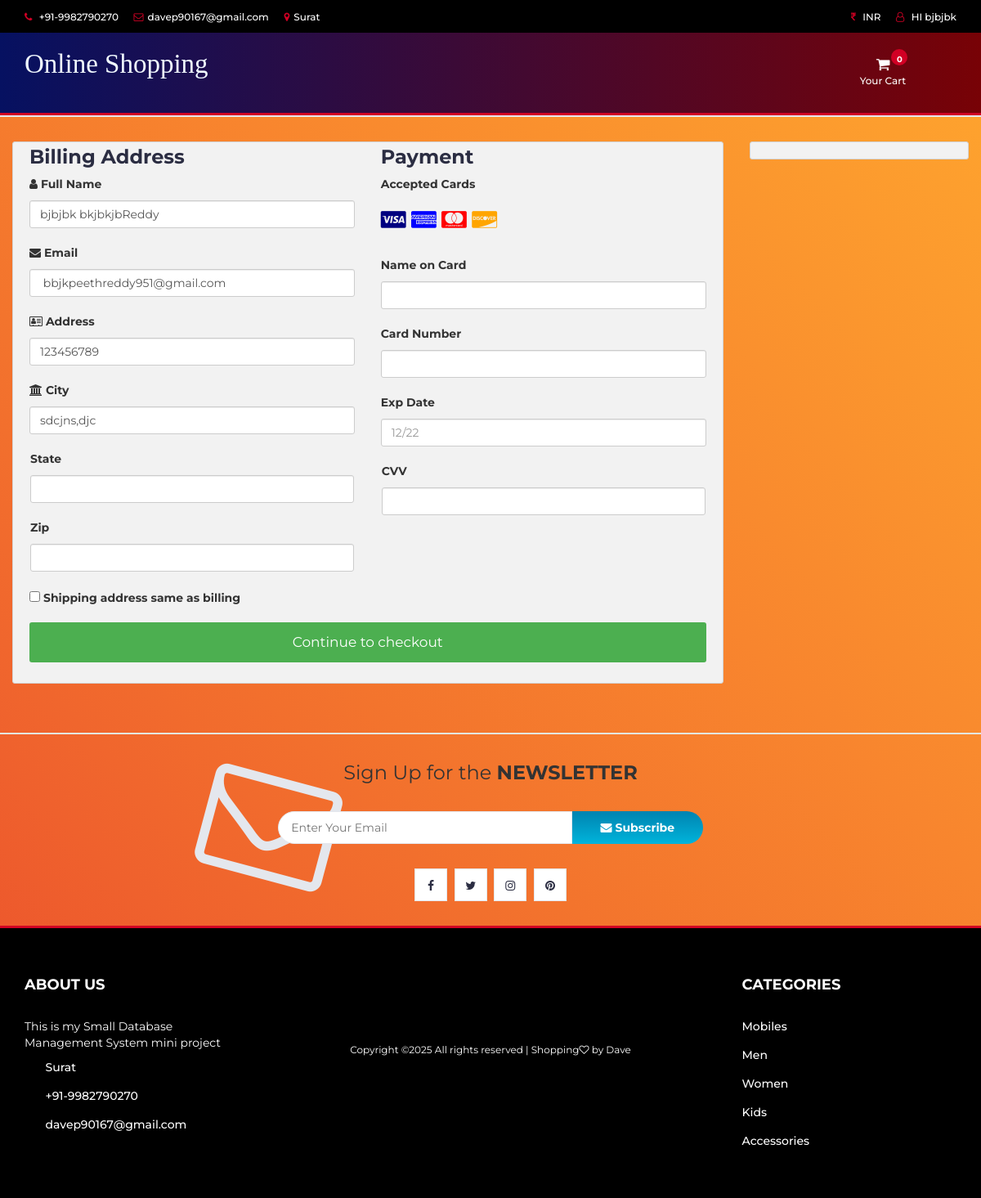
The page /checkout.php (signed in) on the database its author committed.
### tables this page shows
CREATE TABLE `user_info` (
  `user_id` int(10) NOT NULL,
  `first_name` varchar(100) NOT NULL,
  `last_name` varchar(100) NOT NULL,
  `email` varchar(300) NOT NULL,
  `password` varchar(300) NOT NULL,
  `mobile` varchar(10) NOT NULL,
  `address1` varchar(300) NOT NULL,
  `address2` varchar(11) NOT NULL
);

### checkout.php (the view, shortened to what this page needs)
<?php
include "db.php";
include "header.php";
?>
<section class="section">
	<div class="container-fluid">
		<div class="row-checkout">
		<?php
		if(isset($_SESSION["uid"])){
			$sql = "SELECT * FROM user_info WHERE user_id='$_SESSION[uid]'";
			$query = mysqli_query($con,$sql);
			$row=mysqli_fetch_array($query);
		echo'
			<div class="col-75">
				<div class="container-checkout">
				<form id="checkout_form" action="checkout_process.php" method="POST" class="was-validated">
					<div class="row-checkout">
					<div class="col-50">
						<h3>Billing Address</h3>
						<label for="fname"><i class="fa fa-user" ></i> Full Name</label>
						<input type="text" id="fname" class="form-control" name="firstname" pattern="^[a-zA-Z ]+$"  value="'.$row["first_name"].' '.$row["last_name"].'">
						<label for="email"><i class="fa fa-envelope"></i> Email</label>
						<input type="text" id="email" name="email" class="form-control" pattern="^[_a-z0-9-]+(\.[_a-z0-9-]+)*@[a-z0-9]+(\.[a-z]{2,4})$" value="'.$row["email"].'" required>
						<label for="adr"><i class="fa fa-address-card-o"></i> Address</label>
						<input type="text" id="adr" name="address" class="form-control" value="'.$row["address1"].'" required>
						<label for="city"><i class="fa fa-institution"></i> City</label>
						<input type="text" id="city" name="city" class="form-control" value="'.$row["address2"].'" pattern="^[a-zA-Z ]+$" required>
						<div class="row">
						<div class="col-50">
							<label for="state">State</label>
							<input type="text" id="state" name="state" class="form-control" pattern="^[a-zA-Z ]+$" required>
						</div>
						<div class="col-50">
							<label for="zip">Zip</label>
							<input type="text" id="zip" name="zip" class="form-control" pattern="^[0-9]{6}(?:-[0-9]{4})?$" required>
						</div>
						</div>
					</div>
					<div class="col-50">
						<h3>Payment</h3>
						<label for="fname">Accepted Cards</label>
						<div class="icon-container">
						<i class="fa fa-cc-visa" style="color:navy;"></i>
						<i class="fa fa-cc-amex" style="color:blue;"></i>
						<i class="fa fa-cc-mastercard" style="color:red;"></i>
						<i class="fa fa-cc-discover" style="color:orange;"></i>
						</div>
						<label for="cname">Name on Card</label>
						<input type="text" id="cname" name="cardname" class="form-control" pattern="^[a-zA-Z ]+$" required>
						<div class="form-group" id="card-number-field">
                        <label for="cardNumber">Card Number</label>
                        <input type="text" class="form-control" id="cardNumber" name="cardNumber" required>
                    </div>
						<label for="expdate">Exp Date</label>
						<input type="text" id="expdate" name="expdate" class="form-control" pattern="^((0[1-9])|(1[0-2]))\/(\d{2})$" placeholder="12/22"required>
						<div class="row">
						<div class="col-50">
							<div class="form-group CVV">
								<label for="cvv">CVV</label>
								<input type="text" class="form-control" name="cvv" id="cvv" required>
						</div>
						</div>
					</div>
					</div>
					</div>
					<label><input type="CHECKBOX" name="q" class="roomselect" value="conform" required> Shipping address same as billing
					</label>';
					$total=0;
					$total_count=$_POST['total_count'];
				echo'
				<input type="hidden" name="total_count" value="'.$total_count.'">
					<input type="hidden" name="total_price" value="'.$total.'">
					<input type="submit" id="submit" value="Continue to checkout" class="checkout-btn">
				</form>
				</div>
			</div>
			';
		}else{
			echo"<script>window.location.href = 'cart.php'</script>";
		}
		?>
			<div class="col-25">
				<div class="container-checkout">
				</div>
			</div>
		</div>
	</div>
</section>
		<div id="newsletter" class="section">
			<div class="container">
				<div class="row">
					<div class="col-md-12">
						<div class="newsletter">
							<p>Sign Up for the <strong>NEWSLETTER</strong></p>
							<form >
								<input class="input" type="email" placeholder="Enter Your Email">
								<button class="newsletter-btn"><i class="fa fa-envelope"></i> Subscribe</button>
							</form>
							<ul class="newsletter-follow">
								<li>
									<a href="#"><i class="fa fa-facebook"></i></a>
								</li>
								<li>
									<a href="#"><i class="fa fa-twitter"></i></a>
								</li>
								<li>
									<a href="#"><i class="fa fa-instagram"></i></a>
								</li>
								<li>
									<a href="#"><i class="fa fa-pinterest"></i></a>
								</li>
							</ul>
						</div>
					</div>
				</div>
			</div>
		</div>
<?php
include "footer.php";
?>

### header.php (shortened to what this page needs)
<!DOCTYPE html>
<html lang="en">
	<head>
		<link type="text/css" rel="stylesheet" href="css/bootstrap.min.css"/>
		<link type="text/css" rel="stylesheet" href="css/slick.css"/>
		<link type="text/css" rel="stylesheet" href="css/slick-theme.css"/>
		<link type="text/css" rel="stylesheet" href="css/nouislider.min.css"/>
		<link rel="stylesheet" href="css/font-awesome.min.css">
		<link type="text/css" rel="stylesheet" href="css/style.css"/>
		<link type="text/css" rel="stylesheet" href="css/accountbtn.css"/>
    </head>
	<body>
		<header>
			<div id="top-header">
				<div class="container">
					<ul class="header-links pull-left">
						<li><a href="#"><i class="fa fa-phone"></i> +91-9982790270</a></li>
						<li><a href="#"><i class="fa fa-envelope-o"></i>davep90167@gmail.com</a></li>
						<li><a href="#"><i class="fa fa-map-marker"></i>Surat</a></li>
					</ul>
					<ul class="header-links pull-right">
						<li><a href="#"><i class="fa fa-inr"></i> INR</a></li>
						<li><?php
                             include "db.php";
                            if(isset($_SESSION["uid"])){
                                $sql = "SELECT first_name FROM user_info WHERE user_id='$_SESSION[uid]'";
                                $query = mysqli_query($con,$sql);
                                $row=mysqli_fetch_array($query);
                                echo '
                               <div class="dropdownn">
                                  <a href="#" class="dropdownn" data-toggle="modal" data-target="#myModal" ><i class="fa fa-user-o"></i> HI '.$row["first_name"].'</a>
                                  <div class="dropdownn-content">
                                    <a href="" data-toggle="modal" data-target="#profile"><i class="fa fa-user-circle" aria-hidden="true" ></i>My Profile</a>
                                    <a href="logout.php"  ><i class="fa fa-sign-in" aria-hidden="true"></i>Log out</a>
                                  </div>
                                </div>';
                            }
                                             ?>
                                </li>
					</ul>
				</div>
			</div>
			<div id="header">
				<div class="container">
					<div class="row">
						<div class="col-md-3">
							<div class="header-logo">
								<a href="#" class="logo">
								<font style="font-style:normal; font-size: 33px;color: aliceblue;font-family: serif">
                                        Online Shopping
                                    </font>
								</a>
							</div>
						</div>
						<div class="col-md-3 clearfix">
							<div class="header-ctn">
								<div class="dropdown"  style="margin-left:600%;">
									<a class="dropdown-toggle" data-toggle="dropdown" aria-expanded="true" >
										<i class="fa fa-shopping-cart"></i>
										<span>Your Cart</span>
										<div class="badge qty">0</div>
									</a>
								</div>
							</div>
						</div>
					</div>
				</div>
			</div>
		</header>
		<nav id='navigation'>
		</nav>

### css/style.css (style rules this page uses)
body { font-family: 'Montserrat', sans-serif; font-weight: 400; background-image: linear-gradient(-134deg, #FFA62E 0%, #FB962E 20%, #F8852E 40%, #F3742D 60%, #EF612D 80%, #EA4D2C 100%); }
h1, h2, h3, h4, h5, h6 { color: #2B2D42; font-weight: 700; margin: 0 0 10px; }
a { color: #2B2D42; font-weight: 500; -webkit-transition: 0.2s color; transition: 0.2s color; }
ul, ol { margin: 0; padding: 0; list-style: none }
.input { height: 40px; padding: 0px 15px; border: 1px solid #E4E7ED; background-color: #FFF; width: 100%; }
.section { padding-top: 30px; padding-bottom: 30px; }
#top-header { padding-top: 10px; padding-bottom: 10px; background-color: #1E1F29; }
.header-links li { display: inline-block; margin-right: 15px; font-size: 12px; }
.header-links li:last-child { margin-right: 0px; }
.header-links li a { color: #FFF; }
.header-links li i { color: #D10024; margin-right: 5px; }
#header { padding-top: 15px; padding-bottom: 15px; background-image: linear-gradient(-135deg, #FF6CAB 0%, #F660BC 10%, #EC53CD 20%, #E045DE 30%, #D335EE 40%, #C323FF 50%, #B53AFF 60%, #A749FF 70%, #9854FF 80%, #865EFF 90%, #7366FF 100%); }
.header-logo { float: left; }
.header-ctn { float: right; padding: 15px 0px; }
.header-ctn>div { display: inline-block; }
.header-ctn>div>a { display: block; position: relative; width: 90px; text-align: center; color: #FFF; }
.header-ctn>div>a>i { display: block; font-size: 18px; }
.header-ctn>div>a>span { font-size: 12px; }
.header-ctn>div>a>.qty { position: absolute; right: 15px; top: -10px; width: 20px; height: 20px; line-height: 20px; text-align: center; border-radius: 50%; font-size: 10px; color: #FFF; background-color: #D10024; }
#navigation { background: #FFF; border-bottom: 2px solid #E4E7ED; border-top: 3px solid #D10024; }
#newsletter.section { border-top: 2px solid #E4E7ED; border-bottom: 3px solid #D10024; margin-top: 30px; }
.newsletter { text-align: center; }
.newsletter p { font-size: 24px; }
.newsletter form { position: relative; max-width: 520px; margin: 30px auto; }
.newsletter form:after { content: "\f003"; font-family: FontAwesome; position: absolute; font-size: 160px; color: #E4E7ED; top: 15px; -webkit-transform: translateY(-50%) rotate(15deg); -ms-transform: translateY(-50%) rotate(15deg); transform: translateY(-50%) rotate(15deg); z-index: -1; left: -90px; }
.newsletter form .input { width: calc(100% - 160px); margin-right: -4px; border-radius: 40px 0px 0px 40px; }
.newsletter form .newsletter-btn { width: 160px; height: 40px; font-weight: 700; background: #00B4DB; background: -webkit-linear-gradient(to bottom, #0083B0, #00B4DB); background: linear-gradient(to bottom, #0083B0, #00B4DB); color: #FFF; border: none; border-radius: 0px 40px 40px 0px; }
.newsletter .newsletter-follow { text-align: center; }
.newsletter .newsletter-follow li { display: inline-block; margin-right: 5px; }
.newsletter .newsletter-follow li:last-child { margin-right: 0px; }
.newsletter .newsletter-follow li a { position: relative; display: block; width: 40px; height: 40px; text-align: center; line-height: 40px; border: 1px solid #E4E7ED; background-color: #FFF; -webkit-transition: 0.2s all; transition: 0.2s all; }

### css/accountbtn.css (style rules this page uses)
.dropdownn { position: relative; display: inline-block; }

### header.php (style rules this page uses)
#navigation { background: #FF4E50; background: -webkit-linear-gradient(to right, white, white); background: linear-gradient(to right, white, white); }
#header { background: #780206; background: -webkit-linear-gradient(to right, #061161, #780206); background: linear-gradient(to right, #061161, #780206); }
#top-header { background: #870000; background: -webkit-linear-gradient(to right,black,black); background: linear-gradient(to right,black,black); }

### checkout.php (style rules this page uses)
.row-checkout { display: -ms-flexbox; display: flex; -ms-flex-wrap: wrap; flex-wrap: wrap; margin: 0 -16px; }
.col-25 { -ms-flex: 25%; flex: 25%; }
.col-50 { -ms-flex: 50%; flex: 50%; }
.col-75 { -ms-flex: 75%; flex: 75%; }
.col-25, .col-50, .col-75 { padding: 0 16px; }
.container-checkout { background-color: #f2f2f2; padding: 5px 20px 15px 20px; border: 1px solid lightgrey; border-radius: 3px; }
input[type=text] { width: 100%; margin-bottom: 20px; padding: 12px; border: 1px solid #ccc; border-radius: 3px; }
label { margin-bottom: 10px; display: block; }
.icon-container { margin-bottom: 20px; padding: 7px 0; font-size: 24px; }
.checkout-btn { background-color: #4CAF50; color: white; padding: 12px; margin: 10px 0; border: none; width: 100%; border-radius: 3px; cursor: pointer; font-size: 17px; }

### rows shown on the page
user_info: first_name "bjbjbk", firstname "bjbjbk bkjbkjbReddy", email "bbjkpeethreddy951@gmail.com", address "123456789", city "sdcjns,djc"
